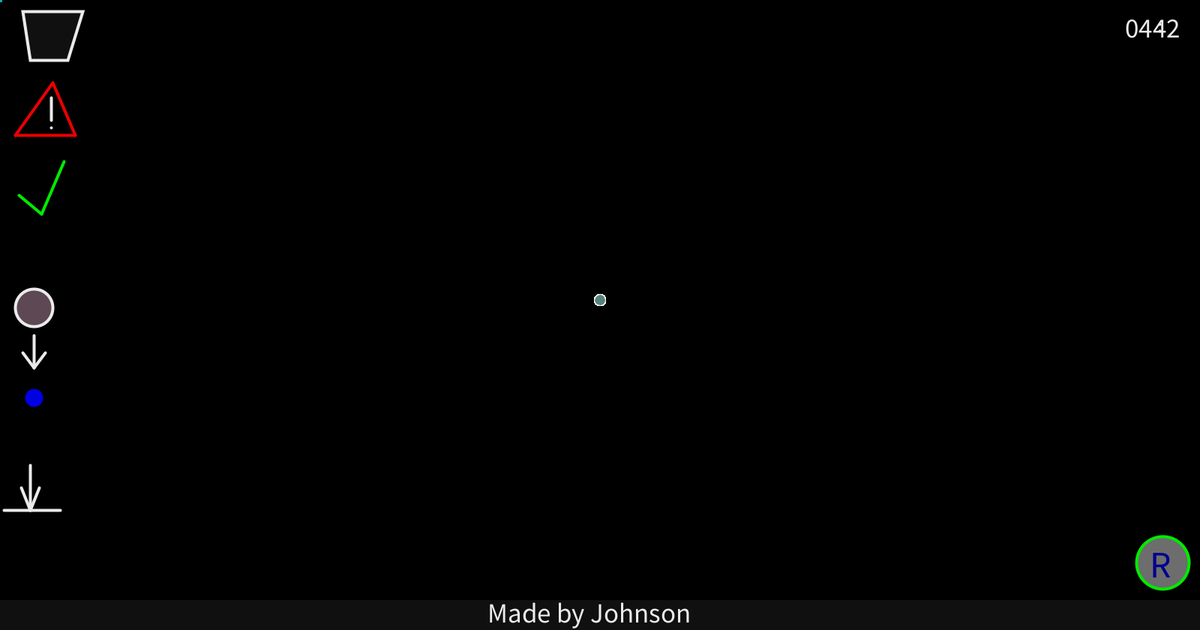
Frame 1 (no input)
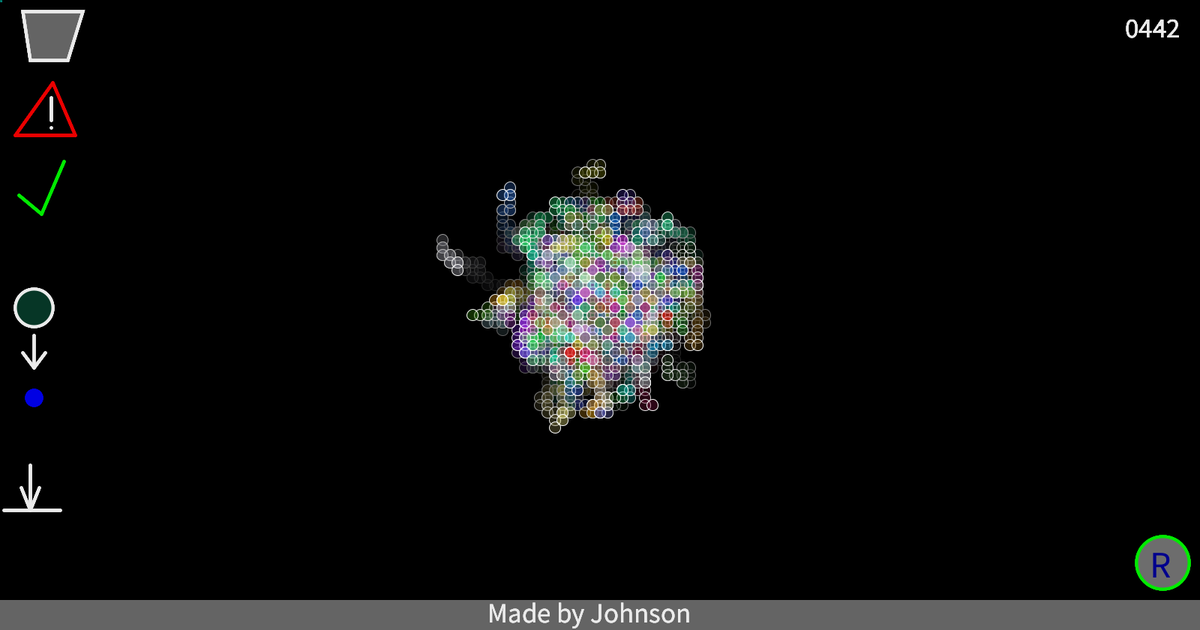
Frame 60 (the mouse pressed at the canvas centre just before this capture)
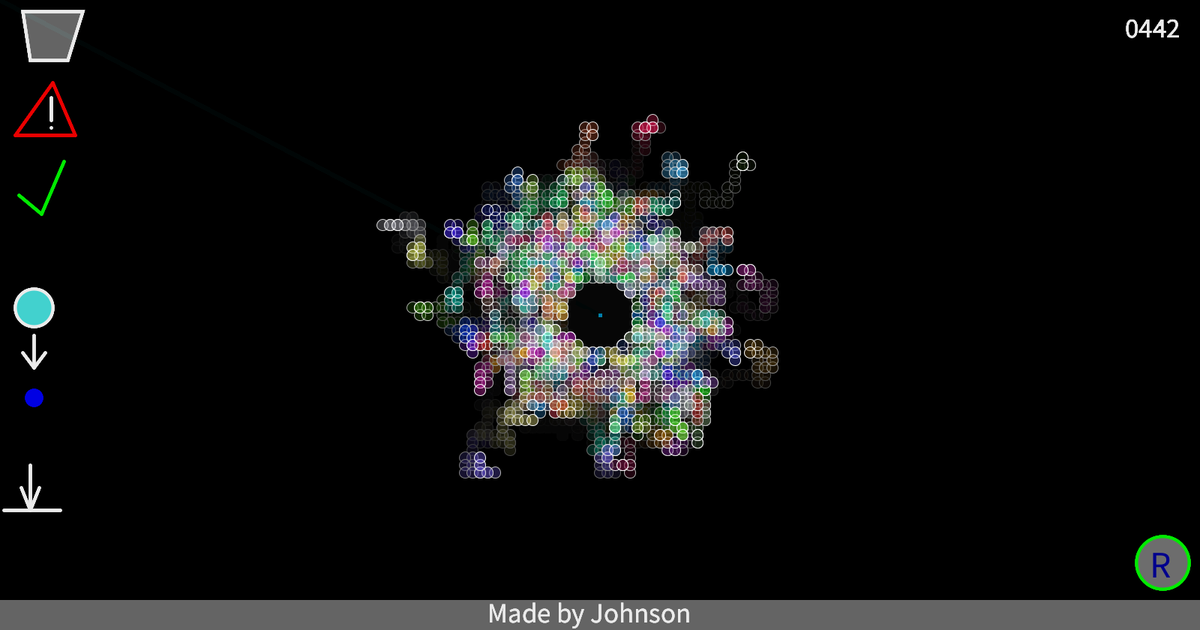
Frame 120 (the mouse held since frame 60 and released just before this capture)

The Processing sketch that drew these frames (run headless with seeded random() and noise(); from frame 60 on, the mouse is pressed at the canvas centre):

// Processing sketch: processing_112206
// ── processing_112206.pde

int x = 0;
int y = 0;
//====================================================== Zeitangabe
String timestamp;
String timestamp() {
  return timestamp = nf(hour(), 2) +     nf(minute(), 2);
}
//======================================================== Variablen und Kiste
RandomWalker[] walkerKiste;
float c = 0;
float f = 0;

//======================================================= Setup

void setup() {
  size(1600, 840);
  background(0);
  frameRate(200);
  walkerKiste = new RandomWalker[300];
  for (int i=0; i < walkerKiste.length; i++) {
    // blau // walkerKiste[i] = new RandomWalker(0,255,0);
    walkerKiste[i] = new RandomWalker(random(255), random(255), random(255));
    c = c + 10;
  }
}

//========================================================= Papierkorb

void mouseClicked() {
  if (dist(mouseX, mouseY, 45, 520) < 40) {
    for (int i=0; i<walkerKiste.length; i++) {
      walkerKiste[i].change = true;
    }
  }
  else if (dist(mouseX, mouseY, 40, 680) < 40) {
    for (int i=0; i<walkerKiste.length; i++) {
      walkerKiste[i].gravity = true;
    }
  }


  else if (dist(mouseX, mouseY, 45, 410) < 40) {
    for (int i=0; i<walkerKiste.length; i++) {
      walkerKiste[i].change = false;
    }
  }  
  else if (dist(mouseX, mouseY, 40, 680) < 40) {
    for (int i=0; i<walkerKiste.length; i++) {
      walkerKiste[i].gravity = false;
    }
  }
}

void mousePressed() {  
  if (dist(mouseX, mouseY, 50, 50) <47) {
    for (int i=0; i<walkerKiste.length; i++) {
      walkerKiste[i].an = true;
    }
  }
  else if (dist(mouseX, mouseY, 65, 140) < 40) {
    for (int i=0; i<walkerKiste.length; i++) {
      walkerKiste[i].gefahr = true;
    }
  }
  else if (dist(mouseX, mouseY, 45, 247) < 45) {
    for (int i=0; i<walkerKiste.length; i++) {
      walkerKiste[i].weed = true;
    }
  }

  else if (dist(mouseX, mouseY, 1545, 760) < 45) {
    for (int i=0; i<walkerKiste.length; i++) {
      walkerKiste[i].restart = true;
    }
  }
}


void mouseReleased() {
  if (dist(mouseX, mouseY, 50, 50) <47) {
    for (int i=0; i<walkerKiste.length; i++) {
      walkerKiste[i].an = false;
    }
  }
  else if (dist(mouseX, mouseY, 65, 140) <   40) {
    for (int i=0; i<walkerKiste.length; i++) {
      walkerKiste[i].gefahr = false;
    }
  }
  else if (dist(mouseX, mouseY, 45, 247) < 45) {
    for (int i=0; i<walkerKiste.length; i++) {
      walkerKiste[i].weed = false;
    }
  }
  else if (dist(mouseX, mouseY, 1545, 760) < 45) {
    for (int i=0; i<walkerKiste.length; i++) {
      walkerKiste[i].restart = false;
    }
  }
}


//========================================================== Warndreieck



//============================================================== Draw
void draw() {
  strokeWeight(4);
  fill(222, 222, 222, 20);
  noStroke();
  rect(0, 800, 1600, 40);
  stroke(255);
  quad(30, 15, 40, 80, 90, 80, 110, 15);
  //========================= Dreieck
  stroke(255, 0, 0);
  line(20, 180, 70, 110);
  line(70, 110, 100, 180);
  line(100, 180, 20, 180);
  stroke(255);
  line(68, 130, 68, 160);
  point(68, 170);
  //================================== Haken
  stroke(0, 255, 0);
  line(25, 260, 55, 285);
  line(55, 285, 85, 215);
  //================================================1.Kreis Random
  stroke(0);
  fill(random(255), random(255), random(255));
  noStroke();
  stroke(255);
  ellipse(45, 410, 50, 50);
  //=================================pfeil
  line(45, 447, 45, 490);
  line(45, 490, 30, 470);
  line(45, 490, 60, 470);
  stroke(0, 0, 246);
  noFill();
  fill(0, 0, 246);
  ellipse(45, 530, 20, 20);

  //======================================== 
  noFill();
  noStroke();
  stroke(255);
  point(1546, 32);
  point(1546, 41);
  noStroke();
  stroke(0, 255, 0);
  fill(118, 118, 118);
  ellipse(1550, 750, 70, 70);
  fill(255);

  //===========================================Gravity
  noStroke();
  stroke(255);
  line(40, 620, 40, 680);
  line(40, 680, 28, 650);
  line(40, 680, 52, 650);
  line(5, 680, 80, 680);


  //========================================================Text
  textSize(37);
  text(timestamp(), 1500, 50);
  text("Made by Johnson", 650, 830);
  textSize(50);
  fill(0, 0, 153);
  text("R", 1533, 770);
  noFill();
  //===================================================== Random Walker
  noStroke();
  fill(0, 20);
  rect(0, 0, 1600, 840);
  for (int i=0; i<walkerKiste.length; i++) {
    walkerKiste[i].step();
  }
}

// =================================================== Klasse RandomWalker
class RandomWalker {
  float x = 800;
  float y = 400;
  float r = 1;
  boolean an = false;
  boolean gefahr = false;
  boolean weed = false;
  boolean restart = false;
  boolean change = false;
  boolean gravity = false;
  float red = random(100, 255);
  float green = random(150, 255);
  float blue = random (100, 255);

  RandomWalker(float rd, float grn, float bl) {
    red = rd;
    green = grn;
    blue = bl;
  }  

  //====================================================== Bewegung RandomWalker
  void step() { 
    stroke(255);
    fill(red, blue, green, 90);
    strokeWeight(1);
    //stroke(red, blue, green, 90);

    r=random(4);
    int d=10;
    //====================================== Symbole klicken
    if (an==true) {

      x= x-10;
      y= y-10;
    }
    //================================================
    if (gefahr == true) {
      d=23;
      //noStroke();
      fill(red, 0, 0);
    }  
    //=====================================================
    if (weed==true) {

      d=3;
      fill(0, green, 0);
    }
    //=====================================

    if (restart==true) {

      x = width/2;
      y = height/2;
    }
    
    if (gravity==true) {
      y= y+3;
    }

    //========================================
    if (change==true) {
      noStroke();
      fill(0, 0, random(100, 255));
      ellipse(x, y, 6, 6);
      d=16;
    }
    else {
      ellipse(x, y, 15, 15);
    }

    if (r<=1) {
      x = x+d;
    }
    else if (r<=2) {
      x = x-d;
    }
    else if (r<=3) {
      y = y+d;
    }

    else {
      y = y-d;
    }

    if (x>width) {
      x=-x;
    }

    if (x<0) {
      x=-x;
    }
    if (y>height) {
      y= -y;
    }
    if (y<0) {
      y= -y;
      
    }

    //========================================================= Ausweichen der Maus

    if (dist(mouseX, mouseY, x, y)<50) {
      x = x + x - mouseX;
      y = y + y - mouseY;
    }

    //=========================================================== MausLinie

    noStroke();
    strokeWeight(5);
    stroke(0, random(100, 200), random(100, 200));
    //fill(random(100), random(200), random(20));
    line(mouseX, mouseY, pmouseX, pmouseY);
  }
}
